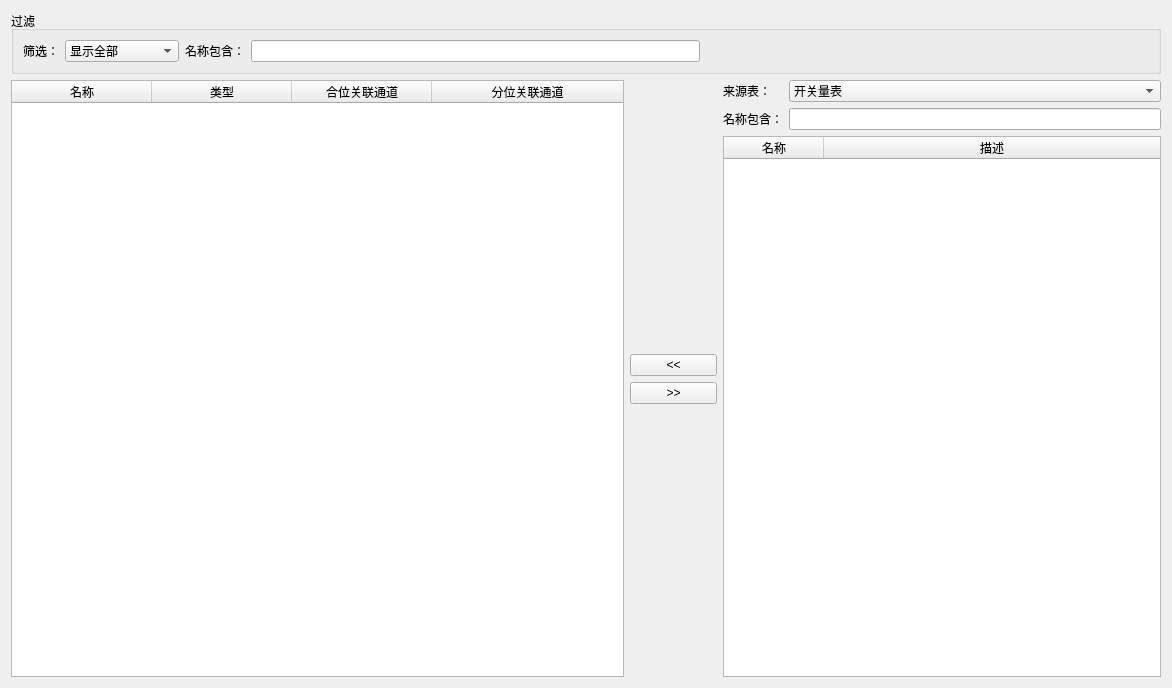
<?xml version="1.0" encoding="UTF-8"?>
<ui version="4.0">
 <class>CGSBIWnd</class>
 <widget class="QWidget" name="CGSBIWnd">
  <property name="geometry">
   <rect>
    <x>0</x>
    <y>0</y>
    <width>1172</width>
    <height>688</height>
   </rect>
  </property>
  <property name="windowTitle">
   <string>Form</string>
  </property>
  <layout class="QVBoxLayout" name="verticalLayout_3">
   <item>
    <widget class="QGroupBox" name="groupBox">
     <property name="title">
      <string>过滤</string>
     </property>
     <layout class="QHBoxLayout" name="horizontalLayout">
      <item>
       <widget class="QLabel" name="label_3">
        <property name="text">
         <string>筛选：</string>
        </property>
       </widget>
      </item>
      <item>
       <widget class="QComboBox" name="m_pBIInfoComboBox">
        <item>
         <property name="text">
          <string>显示全部</string>
         </property>
        </item>
        <item>
         <property name="text">
          <string>显示单点通道</string>
         </property>
        </item>
        <item>
         <property name="text">
          <string>显示双点通道</string>
         </property>
        </item>
        <item>
         <property name="text">
          <string>显示浮点值通道</string>
         </property>
        </item>
        <item>
         <property name="text">
          <string>显示整型值通道</string>
         </property>
        </item>
       </widget>
      </item>
      <item>
       <widget class="QLabel" name="label_4">
        <property name="text">
         <string>名称包含：</string>
        </property>
       </widget>
      </item>
      <item>
       <widget class="QLineEdit" name="m_pBIInfoLineEdit"/>
      </item>
      <item>
       <spacer name="horizontalSpacer">
        <property name="orientation">
         <enum>Qt::Horizontal</enum>
        </property>
        <property name="sizeHint" stdset="0">
         <size>
          <width>428</width>
          <height>20</height>
         </size>
        </property>
       </spacer>
      </item>
     </layout>
    </widget>
   </item>
   <item>
    <layout class="QHBoxLayout" name="horizontalLayout_2" stretch="7,1,5">
     <item>
      <widget class="QTableWidget" name="m_pGSBITableWidget">
       <property name="selectionMode">
        <enum>QAbstractItemView::SingleSelection</enum>
       </property>
       <property name="selectionBehavior">
        <enum>QAbstractItemView::SelectRows</enum>
       </property>
       <attribute name="horizontalHeaderDefaultSectionSize">
        <number>140</number>
       </attribute>
       <attribute name="horizontalHeaderShowSortIndicator" stdset="0">
        <bool>false</bool>
       </attribute>
       <attribute name="horizontalHeaderStretchLastSection">
        <bool>true</bool>
       </attribute>
       <column>
        <property name="text">
         <string>名称</string>
        </property>
       </column>
       <column>
        <property name="text">
         <string>类型</string>
        </property>
       </column>
       <column>
        <property name="text">
         <string>合位关联通道</string>
        </property>
       </column>
       <column>
        <property name="text">
         <string>分位关联通道</string>
        </property>
       </column>
      </widget>
     </item>
     <item>
      <layout class="QVBoxLayout" name="verticalLayout">
       <item>
        <spacer name="verticalSpacer">
         <property name="orientation">
          <enum>Qt::Vertical</enum>
         </property>
         <property name="sizeHint" stdset="0">
          <size>
           <width>20</width>
           <height>40</height>
          </size>
         </property>
        </spacer>
       </item>
       <item>
        <widget class="QPushButton" name="m_pCnnPushButton">
         <property name="text">
          <string>&lt;&lt;</string>
         </property>
        </widget>
       </item>
       <item>
        <widget class="QPushButton" name="m_pDisPushButton">
         <property name="text">
          <string>&gt;&gt;</string>
         </property>
        </widget>
       </item>
       <item>
        <spacer name="verticalSpacer_2">
         <property name="orientation">
          <enum>Qt::Vertical</enum>
         </property>
         <property name="sizeHint" stdset="0">
          <size>
           <width>20</width>
           <height>40</height>
          </size>
         </property>
        </spacer>
       </item>
      </layout>
     </item>
     <item>
      <layout class="QVBoxLayout" name="verticalLayout_2">
       <item>
        <layout class="QGridLayout" name="gridLayout">
         <item row="0" column="0">
          <widget class="QLabel" name="label">
           <property name="text">
            <string>来源表：</string>
           </property>
          </widget>
         </item>
         <item row="0" column="1">
          <widget class="QComboBox" name="m_pCnnInfoComboBox">
           <item>
            <property name="text">
             <string>开关量表</string>
            </property>
           </item>
           <item>
            <property name="text">
             <string>模拟量表</string>
            </property>
           </item>
          </widget>
         </item>
         <item row="1" column="0">
          <widget class="QLabel" name="label_2">
           <property name="text">
            <string>名称包含：</string>
           </property>
          </widget>
         </item>
         <item row="1" column="1">
          <widget class="QLineEdit" name="m_pCnnInfoLineEdit"/>
         </item>
        </layout>
       </item>
       <item>
        <widget class="QTableWidget" name="m_pCnnInfoTableWidget">
         <property name="selectionMode">
          <enum>QAbstractItemView::SingleSelection</enum>
         </property>
         <property name="selectionBehavior">
          <enum>QAbstractItemView::SelectRows</enum>
         </property>
         <attribute name="horizontalHeaderStretchLastSection">
          <bool>true</bool>
         </attribute>
         <column>
          <property name="text">
           <string>名称</string>
          </property>
         </column>
         <column>
          <property name="text">
           <string>描述</string>
          </property>
         </column>
        </widget>
       </item>
      </layout>
     </item>
    </layout>
   </item>
  </layout>
 </widget>
 <resources/>
 <connections/>
</ui>
